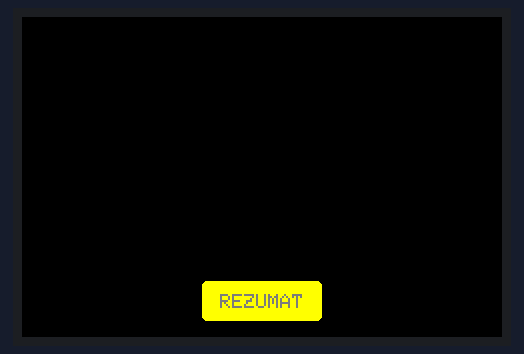
This sketch was run on a simulated Teensy 4. On the bench: 480×320 colour display. What the sketch prints to the serial monitor is not drawn.

Above: at 0.5 s.

The sketch:

Incercare_btn.ino
```cpp
#include <SPI.h>
#include <Adafruit_GFX.h>    // Core graphics library
#include <Adafruit_HX8357.h>
#include <Adafruit_STMPE610.h>


#ifdef ESP8266
   #define STMPE_CS 16
   #define TFT_CS   0
   #define TFT_DC   15
   #define SD_CS    2

#elif defined ESP32
   #define STMPE_CS 32
   #define TFT_CS   15
   #define TFT_DC   33
   #define SD_CS    14

#elif defined TEENSYDUINO
   #define TFT_DC   10
   #define TFT_CS   4
   #define STMPE_CS 3
   #define SD_CS    8

#elif defined ARDUINO_STM32_FEATHER
   #define TFT_DC   PB4
   #define TFT_CS   PA15
   #define STMPE_CS PC7
   #define SD_CS    PC5

#elif defined ARDUINO_NRF52832_FEATHER
   #define STMPE_CS 30
   #define TFT_CS   31
   #define TFT_DC   11
   #define SD_CS    27

#elif  defined(ARDUINO_MAX32620FTHR) || defined(ARDUINO_MAX32630FTHR)
   #define TFT_DC   P5_4
   #define TFT_CS   P5_3
   #define STMPE_CS P3_3
   #define SD_CS    P3_2

// Something else!
#elif  defined (__AVR_ATmega32U4__) || defined(ARDUINO_SAMD_FEATHER_M0) || defined (__AVR_ATmega328P__) || \
defined(ARDUINO_SAMD_ZERO) || defined(__SAMD51__) || defined(__SAM3X8E__) || defined(ARDUINO_NRF52840_FEATHER)
   #define STMPE_CS 6
   #define TFT_CS   9
   #define TFT_DC   10
   #define SD_CS    5

 // optional different defaults
#else
   #define STMPE_CS 6
   #define TFT_CS   9
   #define TFT_DC   10
   #define SD_CS    5
#endif


#define TFT_RST -1


// Use hardware SPI and the above for CS/DC
Adafruit_HX8357  tft = Adafruit_HX8357( TFT_CS,  TFT_DC,  TFT_RST);
Adafruit_STMPE610 ts = Adafruit_STMPE610(STMPE_CS);

// This is calibration data for the raw touch data to the screen coordinates
// For rotation 1, these put the buttons at the top of the screen
#define TS_MINX 150
#define TS_MAXX 3800
#define TS_MINY 150
#define TS_MAXY 3800

// Redefine original colors, add additional colors to match those available with the ILI9341 library
#define HX8357_BLACK       0x0000  ///<   0,   0,   0
#define HX8357_NAVY        0x000F  ///<   0,   0, 123
#define HX8357_DARKGREEN   0x03E0  ///<   0, 125,   0
#define HX8357_DARKCYAN    0x03EF  ///<   0, 125, 123
#define HX8357_MAROON      0x7800  ///< 123,   0,   0
#define HX8357_PURPLE      0x780F  ///< 123,   0, 123
#define HX8357_OLIVE       0x7BE0  ///< 123, 125,   0
#define HX8357_LIGHTGREY   0xC618  ///< 198, 195, 198
#define HX8357_DARKGREY    0x7BEF  ///< 123, 125, 123
#define HX8357_BLUE        0x001F  ///<   0,   0, 255
#define HX8357_GREEN       0x07E0  ///<   0, 255,   0
#define HX8357_CYAN        0x07FF  ///<   0, 255, 255
#define HX8357_RED         0xF800  ///< 255,   0,   0
#define HX8357_MAGENTA     0xF81F  ///< 255,   0, 255
#define HX8357_YELLOW      0xFFE0  ///< 255, 255,   0
#define HX8357_WHITE       0xFFFF  ///< 255, 255, 255
#define HX8357_ORANGE      0xFD20  ///< 255, 165,   0
#define HX8357_GREENYELLOW 0xAFE5  ///< 173, 255,  41
#define HX8357_PINK        0xFC18  ///< 255, 130, 198

// UI Buttondetails
#define BUTTON_X 188
#define BUTTON_Y 57
#define BUTTON_W 120
#define BUTTON_H 40
#define BUTTON_TEXTSIZE 2
#define DISPLAY_XOFFSET 0
#define DISPLAY_TEXTOFFSET 0
#define DISPLAY_YOFFSET 0

Adafruit_GFX_Button Review_BTN;

void setup() {
  // put your setup code here, to run once:
    Serial.begin(115200);
    delay(100);
    Serial.println("");

    // if the touchscreen returns true, assume we have the  tft device
    if (!ts.begin())
        return;

    Serial.println("Touchscreen started");
     tft.begin();
     tft.setRotation(1);
     tft.setTextWrap(false);
     tft.fillScreen(HX8357_BLACK);
     tft.drawRoundRect(180,264,120,40,5,HX8357_YELLOW);
     tft.fillRoundRect(180,264,120,40,5,HX8357_YELLOW);
     tft.setTextSize(2);
     tft.setTextColor(HX8357_DARKGREY);
     tft.setCursor(198, 277);
     tft.print("REZUMAT");
}

void loop() {
  // put your main code here, to run repeatedly:

}
```
